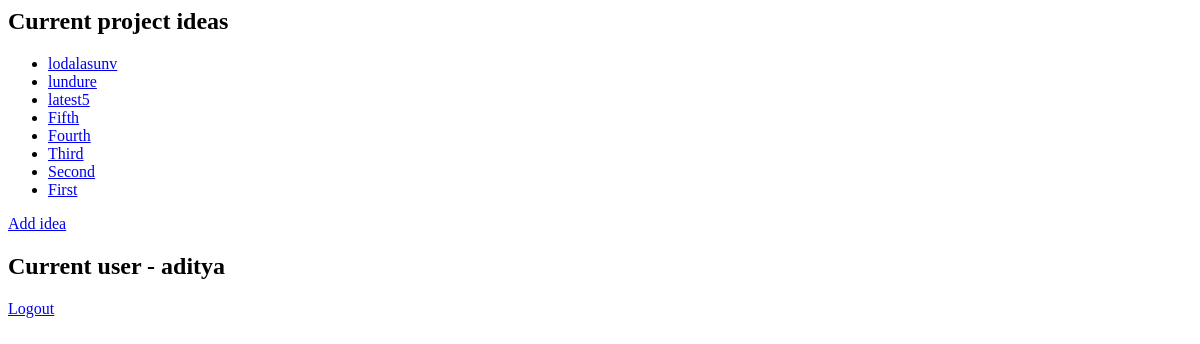
/ideas/ (signed in), run on an earlier commit of the app's database.
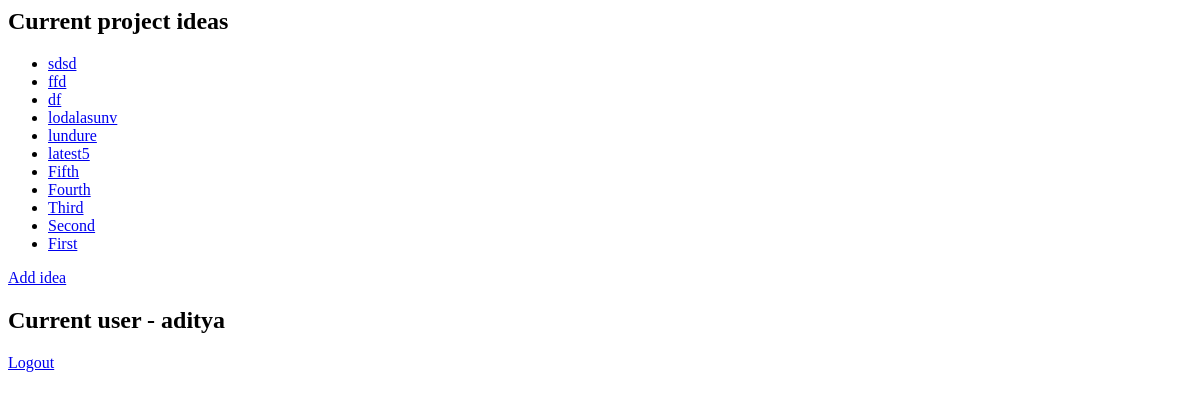
And on a later commit of the database.
### ideas/models.py (models this page shows, shortened)
class Idea(models.Model):
	user = models.ForeignKey(settings.AUTH_USER_MODEL, on_delete=models.CASCADE)
	idea_text = models.CharField(max_length=200)
	votes = models.IntegerField(default=0)
	pub_date = models.DateTimeField(default = now)

### ideas/views.py (the view)
# urls.py: path('', views.ideas_view, name='ideas_home'),
@login_required(login_url=reverse_lazy('ideas:login'))
def ideas_view(request):
	ideas_list = Idea.objects.order_by('-pub_date')
	return render(request, 'ideas/ideas_list.html', {'ideas_list': ideas_list})

### ideas/templates/ideas/ideas_list.html
<h2>Current project ideas</h2>
{% if ideas_list %}
	<ul>
	{% for idea in ideas_list %}
		<li><a href="{% url 'ideas:detail' idea.id %}">{{ idea.idea_text }}</a></li>
	{% endfor %}
	</ul>
{% else %}
	<p>Out of ideas</p>
{% endif %}
<a href="{% url 'ideas:add_idea' %}">Add idea</a>
<h2>Current user - {{ user.username }}</h2>
<a href="{% url 'ideas:logout' %}">Logout</a>

What changed in the data, as far as the page shows it:
added Idea: idea_text "sdsd"
added Idea: idea_text "ffd"
added Idea: idea_text "df"
